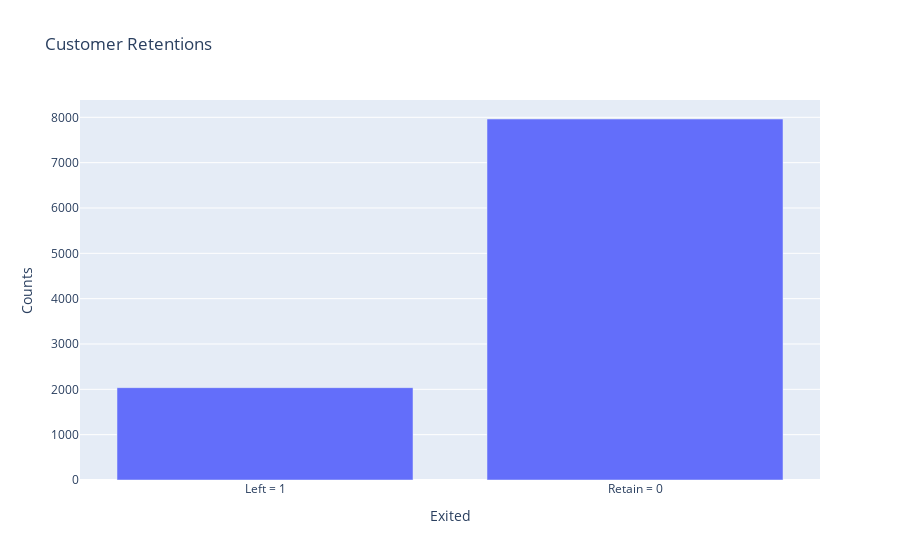

Notebook code cell kept with this figure:
### Code cell
fig = px.bar(x = ['Left = 1','Retain = 0'],y = [left_customers,retain_customers],title="Customer Retentions")
fig.update_xaxes(title_text="Exited")
fig.update_yaxes(title_text="Counts")

### Figure 1 — Plotly figure (JSON) as saved in the notebook; plotly's stock layout.template omitted (floating-point values rounded to 4 significant figures)
{"data": [{"alignmentgroup": "True", "hovertemplate": "x=%{x}<br>y=%{y}<extra></extra>", "legendgroup": "", "marker": {"color": "#636efa", "pattern": {"shape": ""}}, "name": "", "offsetgroup": "", "orientation": "v", "showlegend": false, "textposition": "auto", "type": "bar", "x": ["Left = 1", "Retain = 0"], "xaxis": "x", "y": [2037, 7963], "yaxis": "y"}], "layout": {"barmode": "relative", "legend": {"tracegroupgap": 0}, "title": {"text": "Customer Retentions"}, "xaxis": {"anchor": "y", "domain": [0, 1], "title": {"text": "Exited"}}, "yaxis": {"anchor": "x", "domain": [0, 1], "title": {"text": "Counts"}}}}
